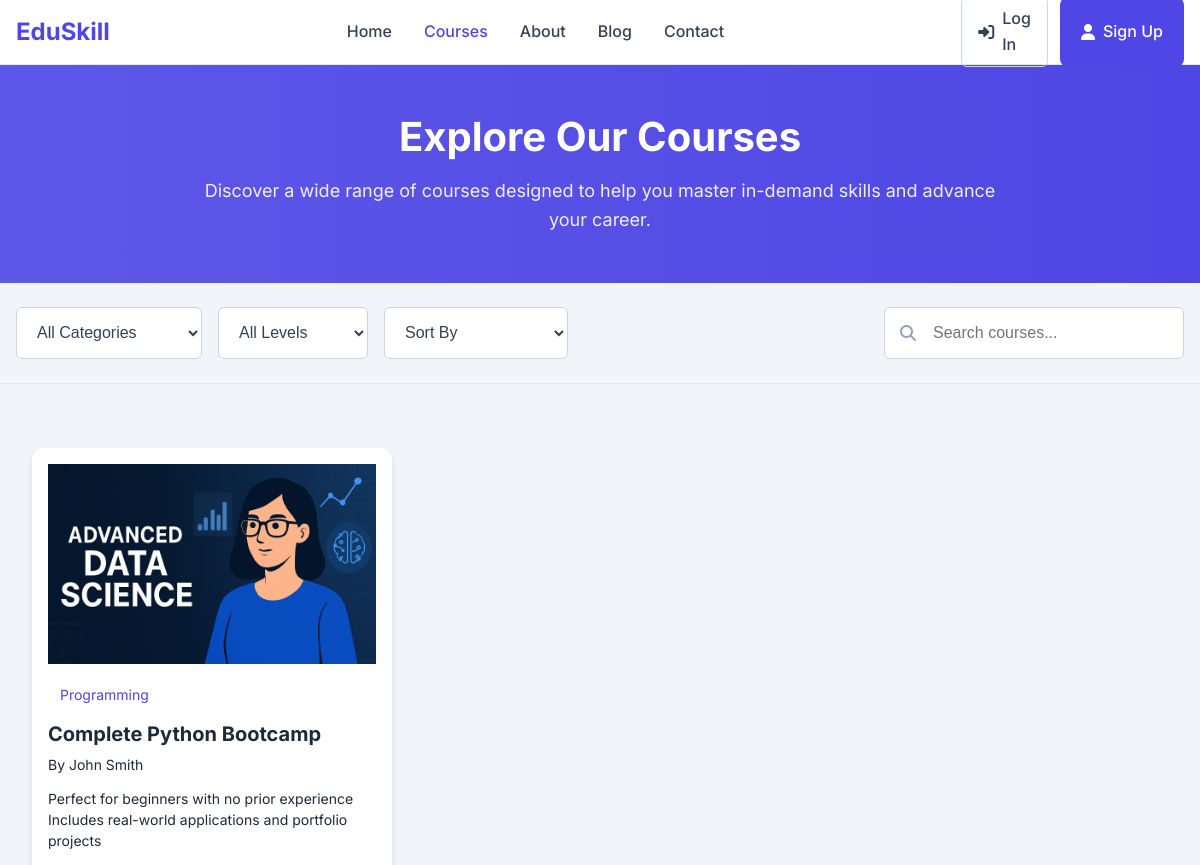
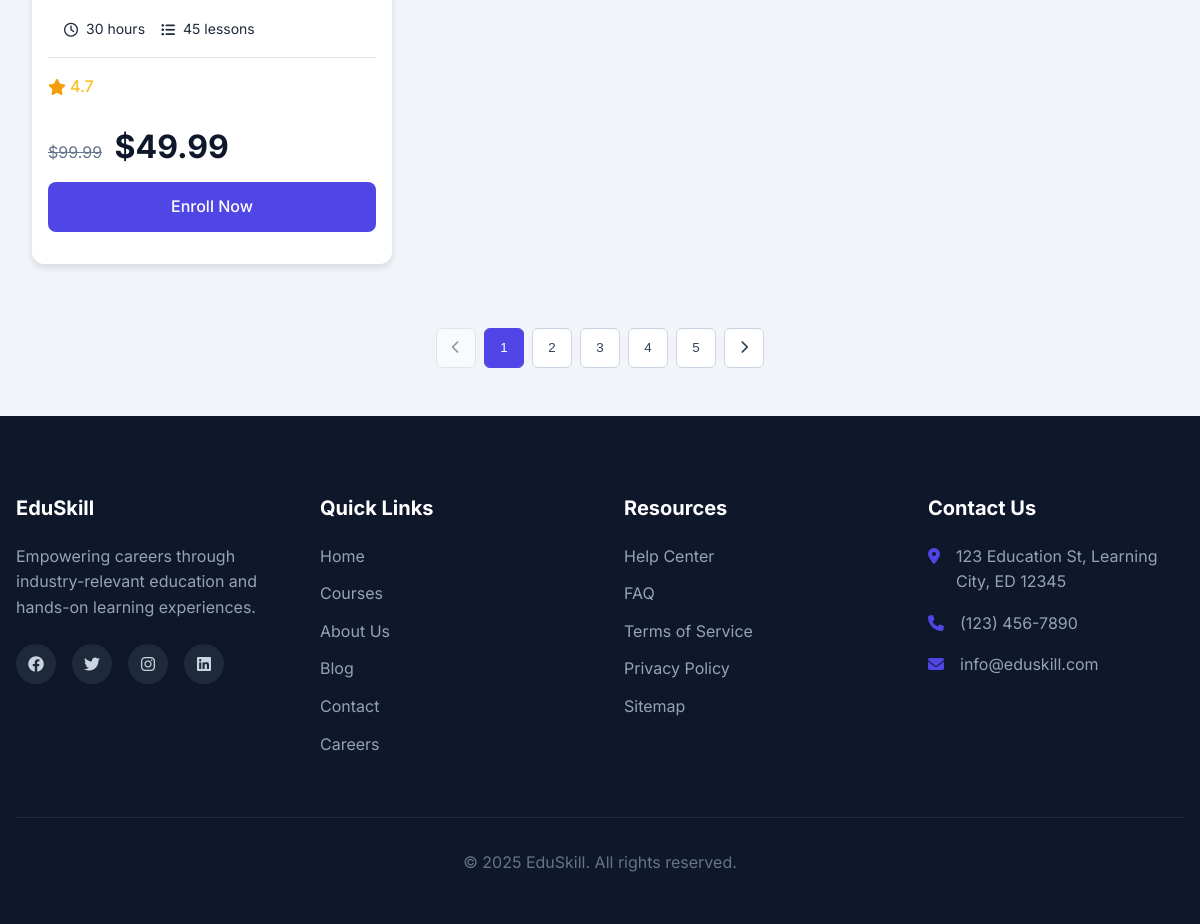
Screenshot of /courses with the database file from the repository (2 pictures, top to bottom).
### db.py (models this page shows, shortened)
class Course(db.Model):
    id = db.Column(db.Integer, primary_key=True)
    title = db.Column(db.String(), nullable=False)
    rating = db.Column(db.Float())
    course_description = db.Column(db.Text(), nullable=False)
    description1 = db.Column(db.Text())
    description2 = db.Column(db.Text())
    category = db.Column(db.String())
    instructor = db.Column(db.String(), nullable=False)  # Store as JSON or comma-separated string
    duration = db.Column(db.String())
    number_of_lessons = db.Column(db.Integer())
    price = db.Column(db.Float())
    original_price = db.Column(db.Float())
    image_url = db.Column(db.String())
    featured = db.Column(db.Boolean(), default=False)
    key_topics_covered = db.Column(db.Text())  # Store as JSON or comma-separated string
    requirements = db.Column(db.Text())  # Store as JSON or comma-separated string
    target_audience = db.Column(db.Text())  # Store as JSON or comma-separated string
    learning_outcomes = db.Column(db.Text())  # Store as JSON or comma-separated string
    modules = db.relationship('Module', backref='course', lazy=True)

### app.py (the view)
@app.route('/courses')
def courses():
    courses = Course.query.all()  # Retrieve all courses
    return render_template('courses.html', courses=courses)

### templates/courses.html (shortened to what this page needs)
<!DOCTYPE html>
<html lang="en">
<head>
    <link rel="stylesheet" href="{{ url_for('static', filename='css/styles.css') }}">
    <link rel="stylesheet" href="https://cdnjs.cloudflare.com/ajax/libs/font-awesome/6.4.0/css/all.min.css">
</head>
<body>
    <header class="header">
        <div class="container">
            <div class="header-content">
                <a href="{{ url_for('index') }}" class="logo">EduSkill</a>
                <nav class="nav-desktop">
                    <ul class="nav-links">
                        <li><a href="{{ url_for('index') }}">Home</a></li>
                        <li><a href="{{ url_for('courses') }}" class="active">Courses</a></li>
                        <li><a href="#">About</a></li>
                        <li><a href="#">Blog</a></li>
                        <li><a href="#">Contact</a></li>
                    </ul>
                </nav>
                <div class="auth-buttons">
                    <a href="{{ url_for('login') }}" class="btn btn-outline">
                        <i class="fas fa-sign-in-alt"></i> Log In
                    </a>
                    <a href="{{ url_for('signup') }}" class="btn btn-primary">
                        <i class="fas fa-user"></i> Sign Up
                    </a>
                </div>
            </div>
        </div>
    </header>
    <main>
        <section class="page-hero">
            <div class="container">
                <h1>Explore Our Courses</h1>
                <p>Discover a wide range of courses designed to help you master in-demand skills and advance your career.</p>
            </div>
        </section>
        <section class="filters">
            <div class="container">
                <div class="filters-content">
                    <div class="filter-group">
                        <select class="filter-select" id="category-filter">
                            <option value="">All Categories</option>
                        </select>
                        <select class="filter-select" id="level-filter">
                            <option value="">All Levels</option>
                        </select>
                        <select class="filter-select" id="sort-filter">
                            <option value="">Sort By</option>
                        </select>
                    </div>
                    <div class="search-group">
                        <input type="text" placeholder="Search courses..." class="search-input">
                        <i class="fas fa-search search-icon"></i>
                    </div>
                </div>
            </div>
        </section>
        <section class="courses">
            <div class="container">
                <div class="courses-grid" id="courses-container">
                    {% for course in courses %}
                        <div class="course-card">
                            <a href="{{ url_for('course_detail', course_id=course.id) }}" class="course-link">
                                <div class="course-image">
                                    <img src="{{ course.image_url }}" alt="{{ course.title }}">
                                </div>
                            </a>
                            <div class="course-content">
                                <span class="course-category">{{ course.category }}</span>
                                <h3>{{ course.title }}</h3>
                                <p class="course-instructor">By {{ course.instructor }}</p>
                                <p class="course-description">{{ course.description1 }} {{ course.description2 }}</p>
                                <div class="course-info">
                                    <span><i class="far fa-clock"></i> {{ course.duration }}</span>
                                    <span><i class="fas fa-list-ul"></i> {{ course.number_of_lessons }} lessons</span>
                                </div>
                                <div class="course-meta">
                                    <div class="rating">
                                        <i class="fas fa-star"></i> {{ course.rating }}
                                    </div>
                                </div>
                                <div class="course-price">
                                    {% if course.original_price %}
                                        <span class="original-price">${{ course.original_price }}</span>
                                    {% endif %}
                                    <span class="current-price">${{ course.price }}</span>
                                </div>
                                <a href="#" class="btn btn-primary">Enroll Now</a>
                            </div>
                        </div>
                    {% endfor %}
                </div>
                <div class="pagination">
                    <button class="pagination-btn pagination-prev" disabled>
                        <i class="fas fa-chevron-left"></i>
                    </button>
                    <button class="pagination-btn pagination-number active">1</button>
                    <button class="pagination-btn pagination-number">2</button>
                    <button class="pagination-btn pagination-number">3</button>
                    <button class="pagination-btn pagination-number">4</button>
                    <button class="pagination-btn pagination-number">5</button>
                    <button class="pagination-btn pagination-next">
                        <i class="fas fa-chevron-right"></i>
                    </button>
                </div>
            </div>
        </section>
    </main>
    <footer class="footer">
        <div class="container">
            <div class="footer-grid">
                <div class="footer-column">
                    <h3>EduSkill</h3>
                    <p>Empowering careers through industry-relevant education and hands-on learning experiences.</p>
                    <div class="social-links">
                        <a href="#"><i class="fab fa-facebook"></i></a>
                        <a href="#"><i class="fab fa-twitter"></i></a>
                        <a href="#"><i class="fab fa-instagram"></i></a>
                        <a href="#"><i class="fab fa-linkedin"></i></a>
                    </div>
                </div>
                <div class="footer-column">
                    <h3>Quick Links</h3>
                    <ul class="footer-links">
                        <li><a href="{{ url_for('index') }}">Home</a></li>
                        <li><a href="{{ url_for('courses') }}">Courses</a></li>
                        <li><a href="#">About Us</a></li>
                        <li><a href="#">Blog</a></li>
                        <li><a href="#">Contact</a></li>
                        <li><a href="#">Careers</a></li>
                    </ul>
                </div>
                <div class="footer-column">
                    <h3>Resources</h3>
                    <ul class="footer-links">
                        <li><a href="#">Help Center</a></li>
                        <li><a href="#">FAQ</a></li>
                        <li><a href="#">Terms of Service</a></li>
                        <li><a href="#">Privacy Policy</a></li>
                        <li><a href="#">Sitemap</a></li>
                    </ul>
                </div>
                <div class="footer-column">
                    <h3>Contact Us</h3>
                    <ul class="contact-info">
                        <li>
                            <i class="fas fa-map-marker-alt"></i>
                            <span>123 Education St, Learning City, ED 12345</span>
                        </li>
                        <li>
                            <i class="fas fa-phone"></i>
                            <span>(123) 456-7890</span>
                        </li>
                        <li>
                            <i class="fas fa-envelope"></i>
                            <span>info@eduskill.com</span>
                        </li>
                    </ul>
                </div>
            </div>
            <div class="footer-bottom">
                <p>&copy; <span id="current-year"></span> EduSkill. All rights reserved.</p>
            </div>
        </div>
    </footer>
</body>
</html>

### rows the page displays
Course: category "Programming", title "Complete Python Bootcamp", instructor "John Smith", description1 "Perfect for beginners with no prior experience", description2 "Includes real-world applications and portfolio projects", duration "30 hours", number_of_lessons "45", rating "4.7", original_price "99.99", price "49.99"
